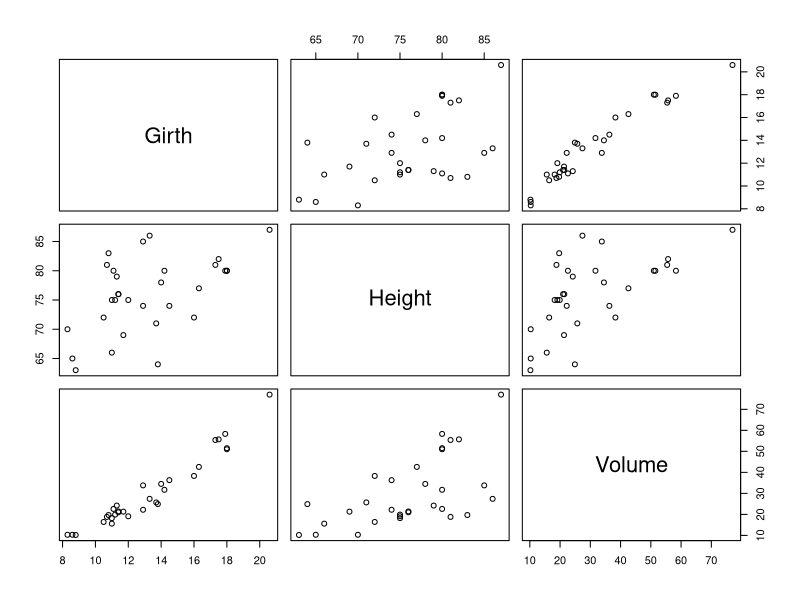

Source code (R):
#Primeiro exercicio de Biologia Quantitativa
#O simbolo jogo da velha e usado para indicar linha de comentario
#arquivo da Paloma
#se houver o simbolo jogo da velha a linha e ignorada pelo R
#O R tem um conjunto de dados exemplo chamado trees
#Vamos visualizar:
View(trees)
#Agora vamos buscar os dados sumarizados
summary(trees)
#Exercicio para os alunos:
#use o comando plot do R para visualizar os dados deste conjunto de dados
#use os comandos de media e variancia para obter a media e variancia da
#altura, volume e diametro das 30 arvores
#grave o script com um novo nome e extensao .R
#sincronize com o seu repositorio no github e faca um pull request para 
#o repositorio mestre
#edite o documento do teams fazendo o seu passo a passo

## Exercício Paloma ##

## Vizualizar Dados ##
View(trees)

## Listar dados sumarizados ##
summary(trees)

## Fazendo o Plot do gráfico ##
plot(trees)
## Para obter a média usamos o comando mean encontrado no packages do R
## MÉDIA ##
mean(trees$Girth)
mean(trees$Height)
mean(trees$Volume)

## Para obter a variância usamos o comando var encontrado no packages do R,
# e usamos o comando cifrão $ para designar  de qual conjunto de dados,
# queremos extrair o comando seja ele de média, variância e etc.

## Variância ##
var(trees$Volume)
var(trees$Girth)
var(trees$Height)

##FIM#

